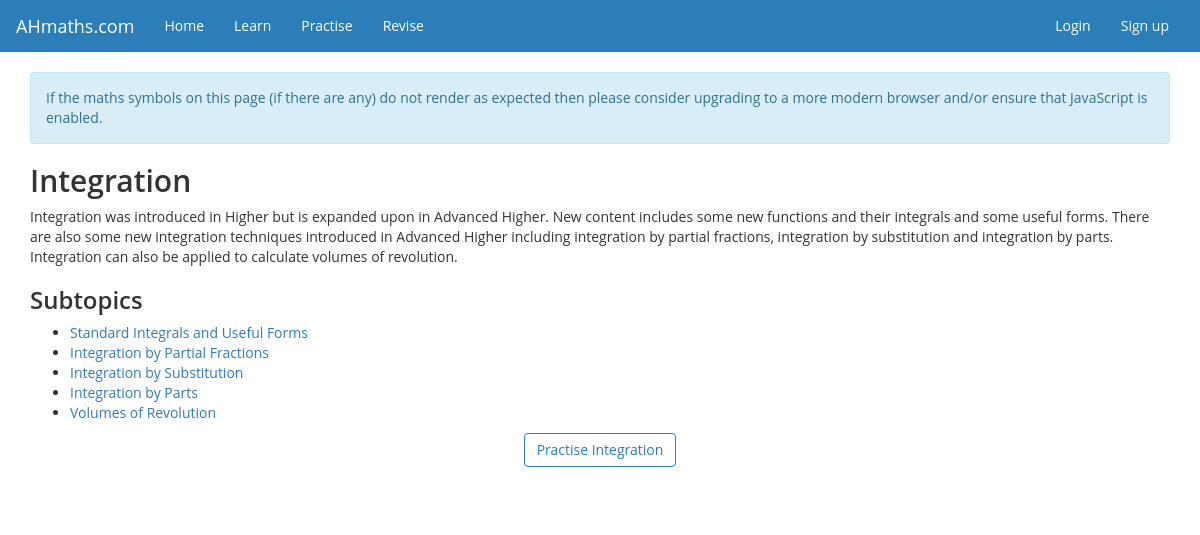
Screenshot of /learn/integration with the database file from the repository.
### ahmaths/models.py (models this page shows, shortened)
class Topic(db.Model):
    id = db.Column(db.Integer, primary_key=True)
    topic_id = db.Column(db.String(20), unique=True, nullable=False)
    topic_name = db.Column(db.String(120), unique=True, nullable=False)
    subtopics = db.relationship('Subtopic', backref='topic', lazy=True)

class Subtopic(db.Model):
    id = db.Column(db.Integer, primary_key=True)
    subtopic_id = db.Column(db.String(20), unique=True, nullable=False)
    subtopic_name = db.Column(db.String(120), unique=True, nullable=False)
    topic_id = db.Column(db.Integer, db.ForeignKey('topic.topic_id'), nullable=False)

### ahmaths/routes.py (the view)
@app.route('/learn/<string:topic_id>')
def learn_topic(topic_id):
    topic = Topic.query.filter_by(topic_id=topic_id).first()
    if topic:
        return render_template('learn-topics/' + topic.topic_id + '/topic.html.j2', topic=topic, title=topic.topic_name + ' | Learn')
    else:
        flash('Invalid topic. Please try again.', 'danger')
        return redirect(url_for('learn'))

### ahmaths/templates/learn-topics/integration/topic.html.j2
{% extends 'learn-topic.html.j2' %}
{% block explanation %}
  <p>Integration was introduced in Higher but is expanded upon in Advanced Higher. New content includes some new functions and their integrals and some useful forms. There are also some new integration techniques introduced in Advanced Higher including integration by partial fractions, integration by substitution and integration by parts. Integration can also be applied to calculate volumes of revolution.</p>
{% endblock explanation %}

### ahmaths/templates/learn-topic.html.j2 (shortened to what this page needs)
{% extends "layout.html.j2" %}
{% block content %}
  <div class="alert alert-info">If the maths symbols on this page (if there are any) do not render as expected then please consider upgrading to a more modern browser and/or ensure that JavaScript is enabled.</div>
  <h2>{{ topic.topic_name }}</h2>
  {% block explanation %}{% endblock explanation %}
  {% if topic.subtopics %}
    <h3>Subtopics</h3>
    <ul>
      {% for subtopic in topic.subtopics %}
        <li><a href="{{ url_for('learn_subtopic', subtopic_id=subtopic.subtopic_id, topic_id=topic.topic_id) }}">{{ subtopic.subtopic_name }}</a></li>
      {% endfor %}
    </ul>
  {% endif %}
  <div class="text-center">
    <a class="btn btn-outline-info" href="{{ url_for('topic', topic_id=topic.topic_id) }}">Practise {{ topic.topic_name }}</a>
  </div>
  <br>
  <br>
{% endblock content %}

### rows the page displays
Topic: topic_name "Integration"
Subtopic: subtopic_name "Standard Integrals and Useful Forms"
Subtopic: subtopic_name "Integration by Partial Fractions"
Subtopic: subtopic_name "Integration by Substitution"
Subtopic: subtopic_name "Integration by Parts"
Subtopic: subtopic_name "Volumes of Revolution"
